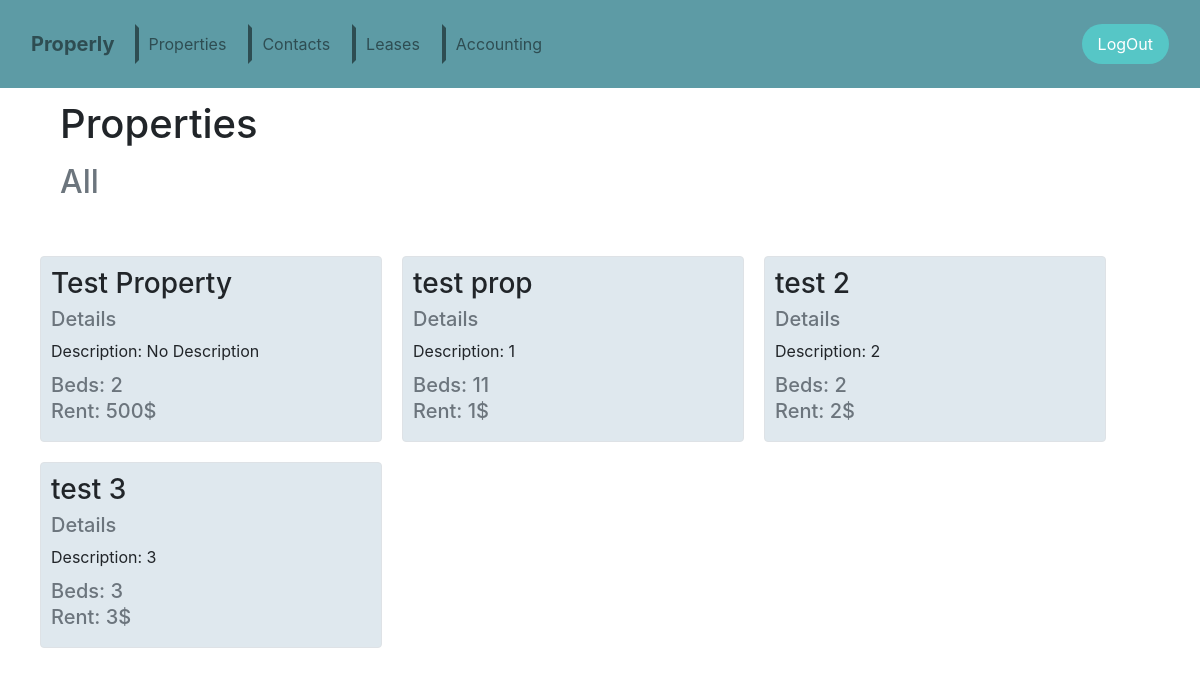
The page /properties (signed in) on the database its author committed.
### tables this page shows
CREATE TABLE properties (
id INTEGER NOT NULL PRIMARY KEY,
name TEXT NOT NULL,
rent INTEGER NOT NULL,
beds INTEGER NOT NULL,
description TEXT NOT NULL,
owner_id INTEGER NOT NULL,
image TEXT,
FOREIGN KEY (owner_id) REFERENCES users(id) ON DELETE CASCADE
);

### application.py (the view)
@app.route("/properties")
@login_required
def properties():
    ls = db.execute("SELECT * FROM properties WHERE owner_id = :owner_id", owner_id=session['user_id'])
    return render_template('/properties.html', ls=ls, subtitle='All')

### helpers.py (called while the page is built)
def login_required(f):
    @wraps(f)
    def decorated_function(*args, **kwargs):
        if session.get("user_id") is None:
            return redirect("/login")
        return f(*args, **kwargs)
    return decorated_function

### templates/properties.html
{% extends "layout.html" %}
{% block main %}
<h1 style="margin-left: 5%; margin-bottom: 15px;">Properties</h1>
<h2 class="text-muted" style="margin-left: 5%; margin-bottom: 15px;">
    {% if subtitle %}
    {{subtitle}}
    {% endif %}
</h2>
<div style="display: flex; flex-wrap: wrap; flex-direction: row ; padding: 30px;">
{% for row in ls %}
    <div class="border rounded" style="width: 30% ;background-color: #dfe8ee; margin: 10px; padding: 10px;">
        <h3 class="card-title">{{row['name']}}</h4>
        <h5 class="text-muted card-subtitle mb-2">Details</h6>
        <p class="card-text">Description: {{row['description']}}</p>
        <h5 class="text-muted card-subtitle mb-2">Beds: {{row['beds']}}</h6>
        <h5 class="text-muted card-subtitle mb-2">Rent: {{row['rent']}}$</h6>
    </div>
    {% endfor %}
</div>
{% endblock %}

### rows shown on the page
properties: name "Test Property", description "No Description", beds "2", rent "500"
properties: name "test prop", description "1", beds "11", rent "1"
properties: name "test 2", description "2", beds "2", rent "2"
properties: name "test 3", description "3", beds "3", rent "3"

### other values the page prints
{{ subtitle }} "All"
